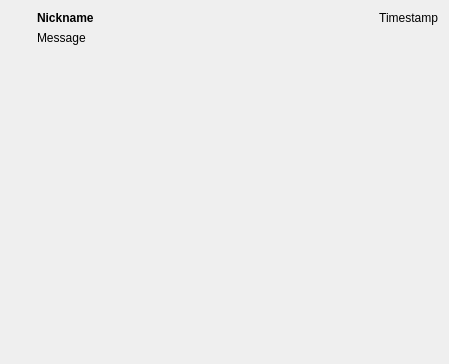
<ui version="4.0" >
 <class>Form</class>
 <widget class="QWidget" name="Form" >
  <property name="geometry" >
   <rect>
    <x>0</x>
    <y>0</y>
    <width>449</width>
    <height>364</height>
   </rect>
  </property>
  <property name="windowTitle" >
   <string>Form</string>
  </property>
  <layout class="QHBoxLayout" name="horizontalLayout_2" >
   <item>
    <layout class="QVBoxLayout" name="verticalLayout_2" >
     <item>
      <widget class="QLabel" name="messageTypeIcon" >
       <property name="sizePolicy" >
        <sizepolicy vsizetype="Fixed" hsizetype="Minimum" >
         <horstretch>0</horstretch>
         <verstretch>0</verstretch>
        </sizepolicy>
       </property>
       <property name="text" >
        <string/>
       </property>
       <property name="pixmap" >
        <pixmap resource="../../resources/qpalringo.qrc" >:/messageTypes/text.png</pixmap>
       </property>
       <property name="scaledContents" >
        <bool>false</bool>
       </property>
      </widget>
     </item>
     <item>
      <spacer name="verticalSpacer" >
       <property name="orientation" >
        <enum>Qt::Vertical</enum>
       </property>
       <property name="sizeHint" stdset="0" >
        <size>
         <width>20</width>
         <height>40</height>
        </size>
       </property>
      </spacer>
     </item>
    </layout>
   </item>
   <item>
    <layout class="QVBoxLayout" name="verticalLayout" >
     <item>
      <layout class="QHBoxLayout" name="horizontalLayout" >
       <item>
        <widget class="QLabel" name="messageSender" >
         <property name="sizePolicy" >
          <sizepolicy vsizetype="Preferred" hsizetype="Preferred" >
           <horstretch>0</horstretch>
           <verstretch>0</verstretch>
          </sizepolicy>
         </property>
         <property name="font" >
          <font>
           <weight>75</weight>
           <bold>true</bold>
          </font>
         </property>
         <property name="text" >
          <string>Nickname</string>
         </property>
        </widget>
       </item>
       <item>
        <widget class="QLabel" name="messageTimestamp" >
         <property name="font" >
          <font>
           <weight>50</weight>
           <bold>false</bold>
          </font>
         </property>
         <property name="text" >
          <string>Timestamp</string>
         </property>
         <property name="alignment" >
          <set>Qt::AlignRight|Qt::AlignTrailing|Qt::AlignVCenter</set>
         </property>
        </widget>
       </item>
      </layout>
     </item>
     <item>
      <widget class="QLabel" name="messageContent" >
       <property name="sizePolicy" >
        <sizepolicy vsizetype="Preferred" hsizetype="MinimumExpanding" >
         <horstretch>0</horstretch>
         <verstretch>0</verstretch>
        </sizepolicy>
       </property>
       <property name="text" >
        <string>Message</string>
       </property>
      </widget>
     </item>
     <item>
      <spacer name="verticalSpacer_2" >
       <property name="orientation" >
        <enum>Qt::Vertical</enum>
       </property>
       <property name="sizeHint" stdset="0" >
        <size>
         <width>20</width>
         <height>40</height>
        </size>
       </property>
      </spacer>
     </item>
    </layout>
   </item>
  </layout>
 </widget>
 <resources>
  <include location="../../resources/qpalringo.qrc" />
 </resources>
 <connections/>
</ui>
